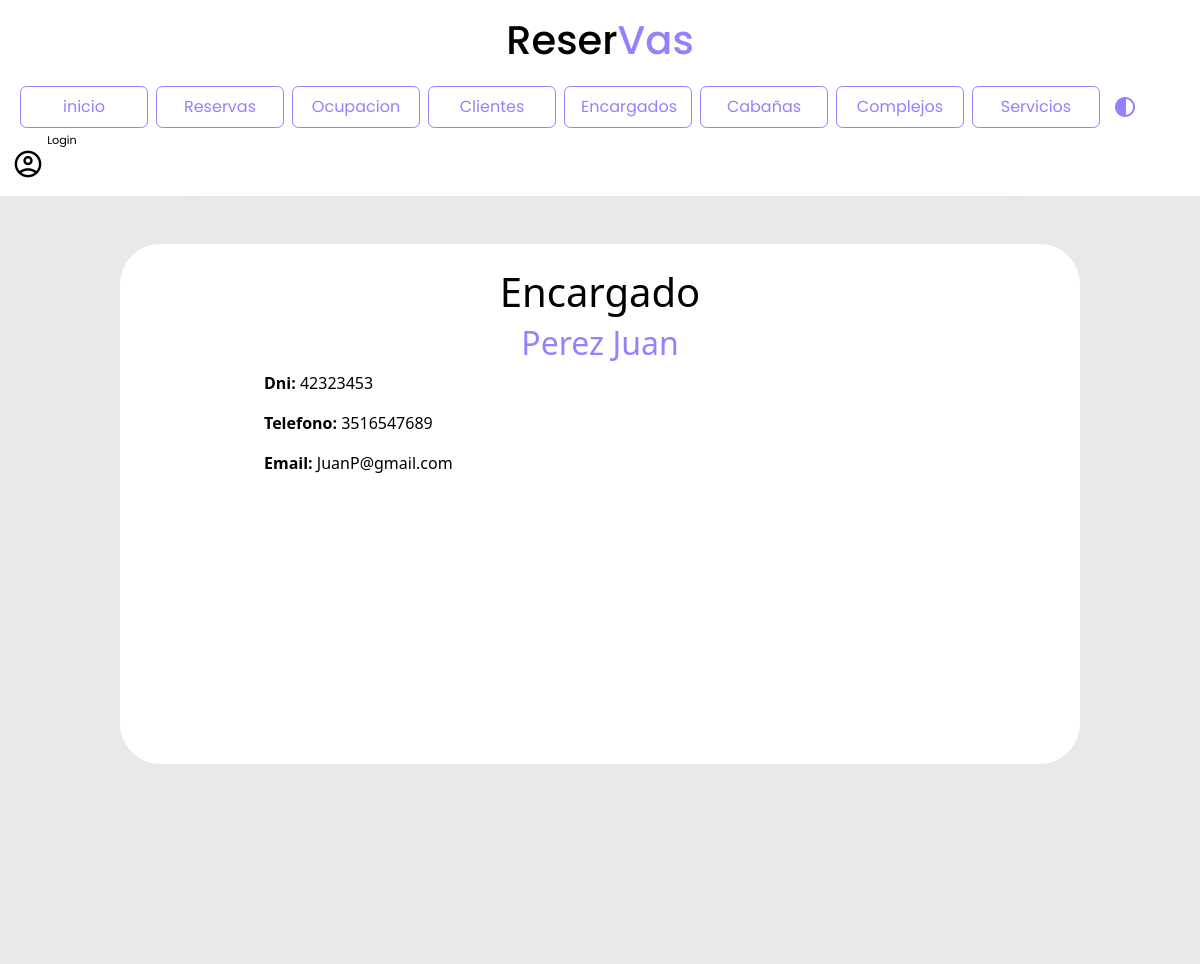
Screenshot of /reservas/encargados/1/ with the database file from the repository.
### reservas/models.py (models this page shows, shortened)
class Encargado(models.Model):
    dni = models.IntegerField()
    apellido_nombre = models.CharField(max_length=100)
    telefono = models.CharField(max_length=30)
    email = models.CharField(max_length=50, default="user@gmail.com")

### reservas/views.py (the view)
# urls.py: path('encargados/<int:encargado_id>/', views.detalle_encargado, name='detalle_encargado'),
def detalle_encargado(request, encargado_id):
    encargado = Encargado.objects.get(id=encargado_id)
    context={
        'encargado': encargado
    }
    return render(request,'detalle_encargado.html', context)

### reservas/templates/detalle_encargado.html
{% include 'navbar.html' %}
{% block content %}
<div class="contenedorDetalle">
    <div class="detalle">
        <h1>Encargado</h1>
        <h2>{{ encargado.apellido_nombre }}</h2>
        <p><strong>Dni: </strong> {{ encargado.dni}}</p>
        <p><strong>Telefono: </strong> {{ encargado.telefono}}</p>
        <p><strong>Email: </strong> {{ encargado.email}}</p>
    </div>
</div>
{% endblock %}

### reservas/static/css/general.css (style rules this page uses)
:root { --font-family: 'poppins' sans-serif ; --color-primary: #9381ff; --color-danger: #e16f7c; --color-white: #fff; --color-dark: #000; --color-cyan: #51D6FF; --color-Terciary:#ff8811; --color-dark-variant: #E8F1F2; --color-background: #e9e9e9; --card-border-radius: 2rem; --border-radius-1: 0.4rem; --border-radius-2: 1.2rem; --card-padding: 1.8rem; --padding-1: 1.2rem; --box-shadow: 0 1rem 2rem var(--color-light); --bs-emphasis-color:var(--color-danger); --bs-table-striped-color:var(--color-dark-variant) }
html, body { margin: 0; padding: 0; height: 100%; width: 100%; background-color: var(--color-background); }
.detalle h1,h3,h4,p { color: var(--color-dark); }
.contenedorDetalle { margin: 0rem; margin-top: -2rem; padding: 0rem; background-color: var(--color-background); height:100vh; }
.detalle { position: relative; width: 80%; height: 65vh; margin: auto; top: 5rem; background-color: var(--color-white); border-radius: 2.5rem; box-shadow: 0.05rem 0.05rem 4rem var(--color-background); transition: ease 0.5s; }
.detalle h1 { text-align: center; padding-top: 1.5rem; }
.detalle h2 { text-align: center; color: #9381ff; }
.detalle p { padding-left: 3rem; padding-top: 0.02rem; }
p { width: 80%; margin: auto; }

### rows the page displays
Encargado: apellido_nombre "Perez Juan", dni "42323453", telefono "3516547689", email "JuanP@gmail.com"
